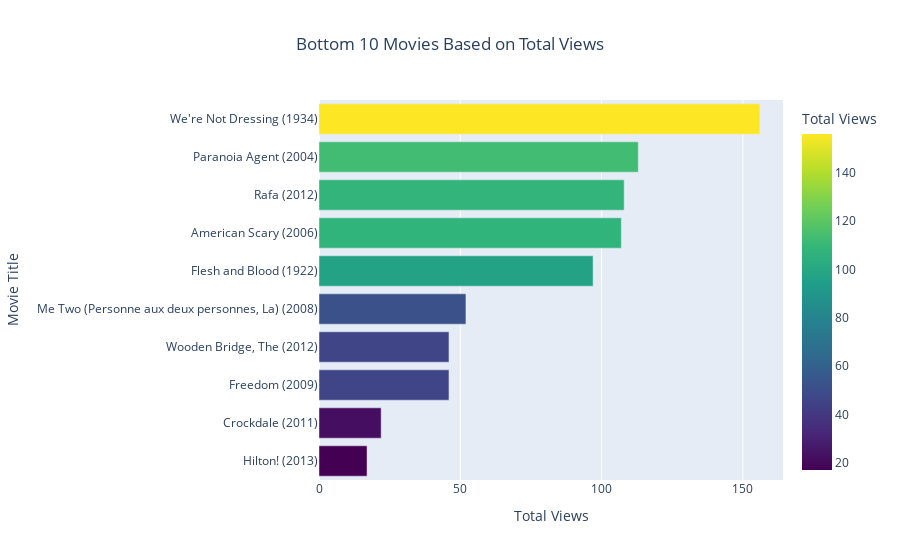

The notebook cell saved with this chart:
### Code cell
fig = px.bar(bottom_10_videos, 
             x='viewCount', 
             y='title', 
             orientation='h', 
             color='viewCount', 
             color_continuous_scale='viridis',
             labels={'viewCount': 'Total Views', 'title': 'Movie Title'},
             title='Bottom 10 Movies Based on Total Views')

fig.update_layout(xaxis_title='Total Views', 
                  yaxis_title='Movie Title',
                  title={'x':0.5})  

fig.show()

### Figure 1 — Plotly figure (JSON) as saved in the notebook; plotly's stock layout.template omitted (floating-point values rounded to 4 significant figures)
{"data": [{"alignmentgroup": "True", "hovertemplate": "Total Views=%{marker.color}<br>Movie Title=%{y}<extra></extra>", "legendgroup": "", "marker": {"color": [17, 22, 46, 46, 52, 97, 107, 108, 113, 156], "coloraxis": "coloraxis", "pattern": {"shape": ""}}, "name": "", "offsetgroup": "", "orientation": "h", "showlegend": false, "textposition": "auto", "type": "bar", "x": [17, 22, 46, 46, 52, 97, 107, 108, 113, 156], "xaxis": "x", "y": ["Hilton! (2013)", "Crockdale (2011)", "Freedom (2009)", "Wooden Bridge, The (2012)", "Me Two (Personne aux deux personnes, La) (2008)", "Flesh and Blood (1922)", "American Scary (2006)", "Rafa (2012)", "Paranoia Agent (2004)", "We're Not Dressing (1934)"], "yaxis": "y"}], "layout": {"barmode": "relative", "coloraxis": {"colorbar": {"title": {"text": "Total Views"}}, "colorscale": [[0, "#440154"], [0.1111, "#482878"], [0.2222, "#3e4989"], [0.3333, "#31688e"], [0.4444, "#26828e"], [0.5556, "#1f9e89"], [0.6667, "#35b779"], [0.7778, "#6ece58"], [0.8889, "#b5de2b"], [1, "#fde725"]]}, "legend": {"tracegroupgap": 0}, "title": {"text": "Bottom 10 Movies Based on Total Views", "x": 0.5}, "xaxis": {"anchor": "y", "domain": [0, 1], "title": {"text": "Total Views"}}, "yaxis": {"anchor": "x", "domain": [0, 1], "title": {"text": "Movie Title"}}}}
